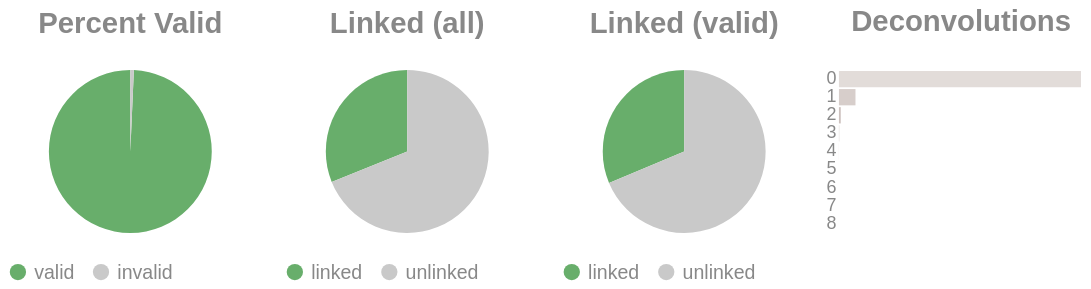

Write notebook code for a chart like this one.
### Code cell
if SKIPLR:
    pass
else:
    clash = Counter()
    for i in valids['molecule'].to_list():
        _mol = i.split("-")
        if len(_mol) == 1:
            clash.update('0')
        else:
            clash.update(_mol[-1])

    _d = {"deconvolutions": [], 'count': []}
    for k,v in clash.items():
        _d['deconvolutions'].append(k)
        _d['count'].append(v)

    tot_valid = valids['reads'].sum()
    mask = valids['reads'] >= 2
    n_linked_reads = valids.filter(mask)['reads'].sum()
    if n_linked_reads == 0:
        print_html("No linked molecules (>=2 reads) were detected; skipping linked-only distributions.")
        SKIPLR = True
    else:
        perc_valid = round(tot_valid / n_reads, 4)
        linked_perc_abs = round(n_linked_reads / n_reads, 4)
        linked_perc = round(n_linked_reads / tot_valid, 4)

    _valid = pl.DataFrame({"valids": ['valid', 'invalid'], "count": [tot_valid, n_reads - tot_valid]})
    _linked_abs = pl.DataFrame({"linked (absolute)": ['linked', 'unlinked'], "count": [n_linked_reads, n_reads - n_linked_reads]})
    _linked_rel = pl.DataFrame({"linked (valids)": ['linked', 'unlinked'], "count": [n_linked_reads, tot_valid - n_linked_reads]})

    (
        alt.hconcat(
            piechart(_valid, goodval = 'valid', title = "Percent Valid"),
            piechart(_linked_abs, goodval = "linked", title =  "Linked (all)"),
            piechart(_linked_rel, goodval = "linked", title =  "Linked (valid)"),
            convolutionbar(pl.DataFrame(_d), title = "Deconvolutions"),
            center = True,
            bounds = 'flush'
        )
        .resolve_scale(color='independent')
        .resolve_legend('independent')
        .properties(usermeta={'embedOptions': {"actions": False}})
    ).display()

### Figure 1 — Vega-Lite specification as saved in the notebook (floating-point values rounded to 4 significant figures)
{"width": "container", "height": 400, "config": {"title": {"anchor": "start", "dy": -15, "fontSize": 18, "color": "#888888", "subtitleColor": "#888888", "subtitleFontSize": 14}, "arc": {"fill": "#0072B2"}, "axis": {"domainColor": "#888888", "domainWidth": 0.5, "gridWidth": 0.2, "grid": false, "titleFontWeight": 400, "titleFontSize": 15, "labelFontSize": 11, "labelColor": "#888888", "tickColor": "#888888", "tickWidth": 0.2, "titleColor": "#888888"}, "axisBand": {"grid": false}, "axisX": {"grid": true, "tickSize": 10, "domainCap": "round"}, "axisY": {"domain": false, "grid": true, "tickSize": 0, "domainCap": "round"}, "background": "transparent", "header": {"labelFontSize": 15, "labelColor": "#888888", "titleFontSize": 15, "titleFontWeight": 600, "titleColor": "#888888"}, "legend": {"labelFont": "sans-serif", "labelFontSize": 12, "labelColor": "#888888", "symbolSize": 100, "symbolType": "circle", "titleFontSize": 12, "titlePadding": 10, "titleColor": "#888888", "title": null}, "range": {"category": ["#E69F00", "#56B4E9", "#009E73", "#F0E442", "#0072B2", "#D55E00", "#CC79A7", "#000000"], "diverging": ["#cfe8f3", "#a2d4ec", "#73bfe2", "#46abdb", "#1696d2", "#12719e"]}, "area": {"fill": "#0072B2", "fillOpacity": 0.7, "line": true, "strokeOpacity": 0.7}, "line": {"color": "#0072B2", "stroke": "#0072B2", "strokeWidth": 2}, "trail": {"color": "#0072B2", "stroke": "#0072B2", "strokeWidth": 0, "size": 1}, "point": {"filled": true, "fillOpacity": 1.0, "size": 95}, "text": {"color": "#888888", "fontSize": 11, "align": "right", "fontWeight": 400, "size": 11}, "bar": {"fill": "#0072B2", "stroke": null}, "view": {"stroke": null, "continuousWidth": 660, "continuousHeight": 400}}, "hconcat": [{"data": {"name": "data-ed5a9b8a4475cd0aac5f17d7ab3e22cd"}, "mark": {"type": "arc"}, "encoding": {"color": {"field": "valids", "legend": {"orient": "bottom", "title": null}, "scale": {"domain": ["valid", "invalid"], "range": ["#68ae6b", "#C9C9C9"]}, "title": "Valids", "type": "nominal"}, "theta": {"field": "count", "type": "quantitative"}, "tooltip": [{"field": "valids", "title": "Valids", "type": "ordinal"}, {"field": "percent", "format": ".2%", "title": "Percent", "type": "quantitative"}, {"field": "count", "title": "Count", "type": "quantitative"}]}, "height": 100, "title": {"text": "Percent Valid", "align": "center", "anchor": "middle"}, "transform": [{"calculate": "datum.count / 11909840", "as": "percent"}], "width": 150}, {"data": {"name": "data-8927bf516a8bbace69e472cb6fbb0714"}, "mark": {"type": "arc"}, "encoding": {"color": {"field": "linked (absolute)", "legend": {"orient": "bottom", "title": null}, "scale": {"domain": ["linked", "unlinked"], "range": ["#68ae6b", "#C9C9C9"]}, "title": "Linked (Absolute)", "type": "nominal"}, "theta": {"field": "count", "type": "quantitative"}, "tooltip": [{"field": "linked (absolute)", "title": "Linked (Absolute)", "type": "ordinal"}, {"field": "percent", "format": ".2%", "title": "Percent", "type": "quantitative"}, {"field": "count", "title": "Count", "type": "quantitative"}]}, "height": 100, "title": {"text": "Linked (all)", "align": "center", "anchor": "middle"}, "transform": [{"calculate": "datum.count / 11909840", "as": "percent"}], "width": 150}, {"data": {"name": "data-2249e0cfe4ed309ef1bfe1f00a7b7cab"}, "mark": {"type": "arc"}, "encoding": {"color": {"field": "linked (valids)", "legend": {"orient": "bottom", "title": null}, "scale": {"domain": ["linked", "unlinked"], "range": ["#68ae6b", "#C9C9C9"]}, "title": "Linked (Valids)", "type": "nominal"}, "theta": {"field": "count", "type": "quantitative"}, "tooltip": [{"field": "linked (valids)", "title": "Linked (Valids)", "type": "ordinal"}, {"field": "percent", "format": ".2%", "title": "Percent", "type": "quantitative"}, {"field": "count", "title": "Count", "type": "quantitative"}]}, "height": 100, "title": {"text": "Linked (valid)", "align": "center", "anchor": "middle"}, "transform": [{"calculate": "datum.count / 11826969", "as": "percent"}], "width": 150}, {"data": {"name": "data-422ec2c39ab94eb88276b6fcd93fc74a"}, "mark": {"type": "bar"}, "encoding": {"color": {"field": "deconvolutions", "legend": null, "scale": {"scheme": "lightgreyred"}, "type": "nominal"}, "tooltip": [{"field": "deconvolutions", "title": "Deconvolutions", "type": "ordinal"}, {"field": "percent", "format": ".2%", "title": "Percent", "type": "quantitative"}, {"field": "count", "title": "Count", "type": "quantitative"}], "x": {"axis": null, "field": "count", "type": "quantitative"}, "y": {"field": "deconvolutions", "sort": "ascending", "title": null, "type": "nominal"}}, "height": 100, "title": {"text": "Deconvolutions", "align": "center", "anchor": "middle"}, "transform": [{"calculate": "datum.count / 9601861", "as": "percent"}], "width": 150}], "bounds": "flush", "center": true, "resolve": {"legend": {"angle": "independent"}, "scale": {"color": "independent"}}, "usermeta": {"embedOptions": {"actions": false}}, "$schema": "https://vega.github.io/schema/vega-lite/v6.1.0.json", "datasets": {"data-ed5a9b8a4475cd0aac5f17d7ab3e22cd": [{"valids": "valid", "count": 11826969}, {"valids": "invalid", "count": 82871}], "data-8927bf516a8bbace69e472cb6fbb0714": [{"linked (absolute)": "linked", "count": 3701943}, {"linked (absolute)": "unlinked", "count": 8207897}], "data-2249e0cfe4ed309ef1bfe1f00a7b7cab": [{"linked (valids)": "linked", "count": 3701943}, {"linked (valids)": "unlinked", "count": 8125026}], "data-422ec2c39ab94eb88276b6fcd93fc74a": [{"deconvolutions": "0", "count": 8914935}, {"deconvolutions": "1", "count": 609356}, {"deconvolutions": "2", "count": 66809}, {"deconvolutions": "3", "count": 9073}, {"deconvolutions": "4", "count": 1404}, {"deconvolutions": "5", "count": 228}, {"deconvolutions": "6", "count": 42}, {"deconvolutions": "7", "count": 12}, {"deconvolutions": "8", "count": 2}]}}
